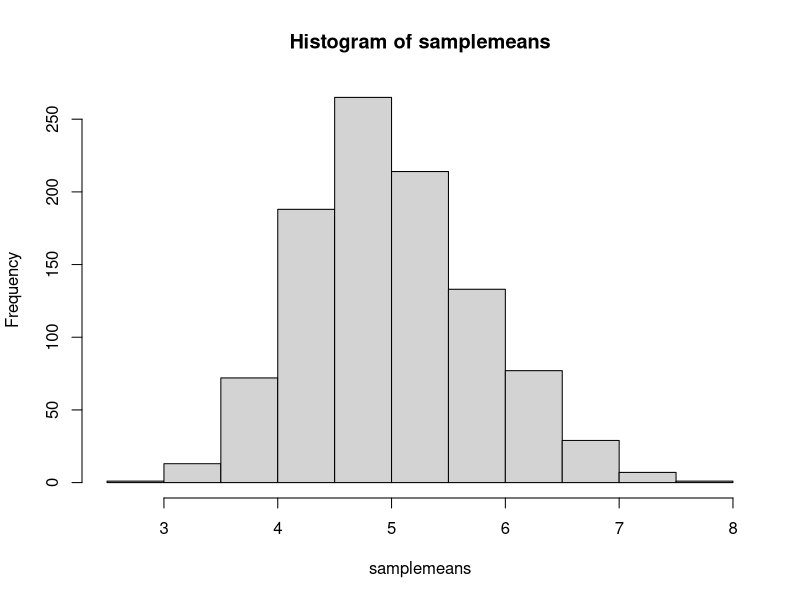
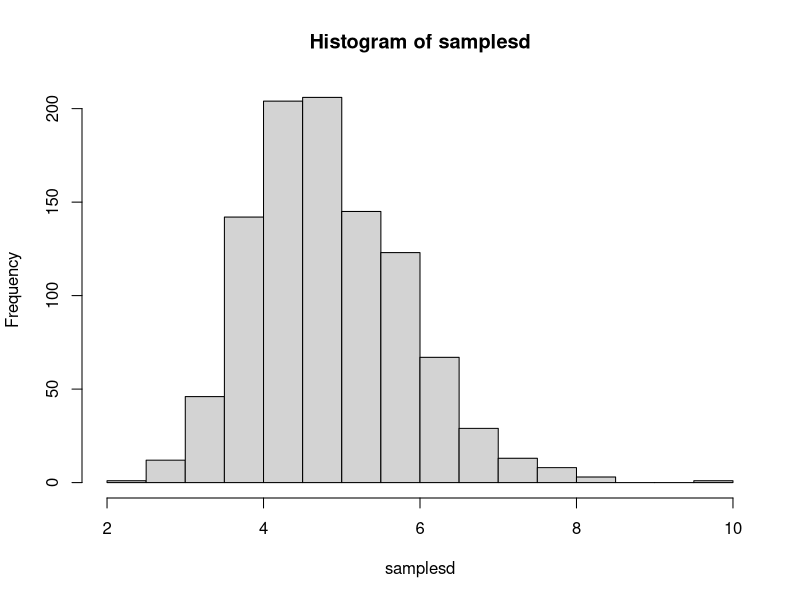

Recreate these plots in R, in order.
## ---- chunk 1
knitr::opts_chunk$set(echo = TRUE)
## ---- chunk 2
sample <- rexp(40*1000, rate = 0.2)
samplemat <- matrix(sample, nrow = 1000, ncol = 40)

## ---- chunk 3
samplemeans <- rowMeans(samplemat)
hist(samplemeans)
## ---- chunk 4
samplesd <- apply(samplemat, 1, sd)
hist(samplesd)
